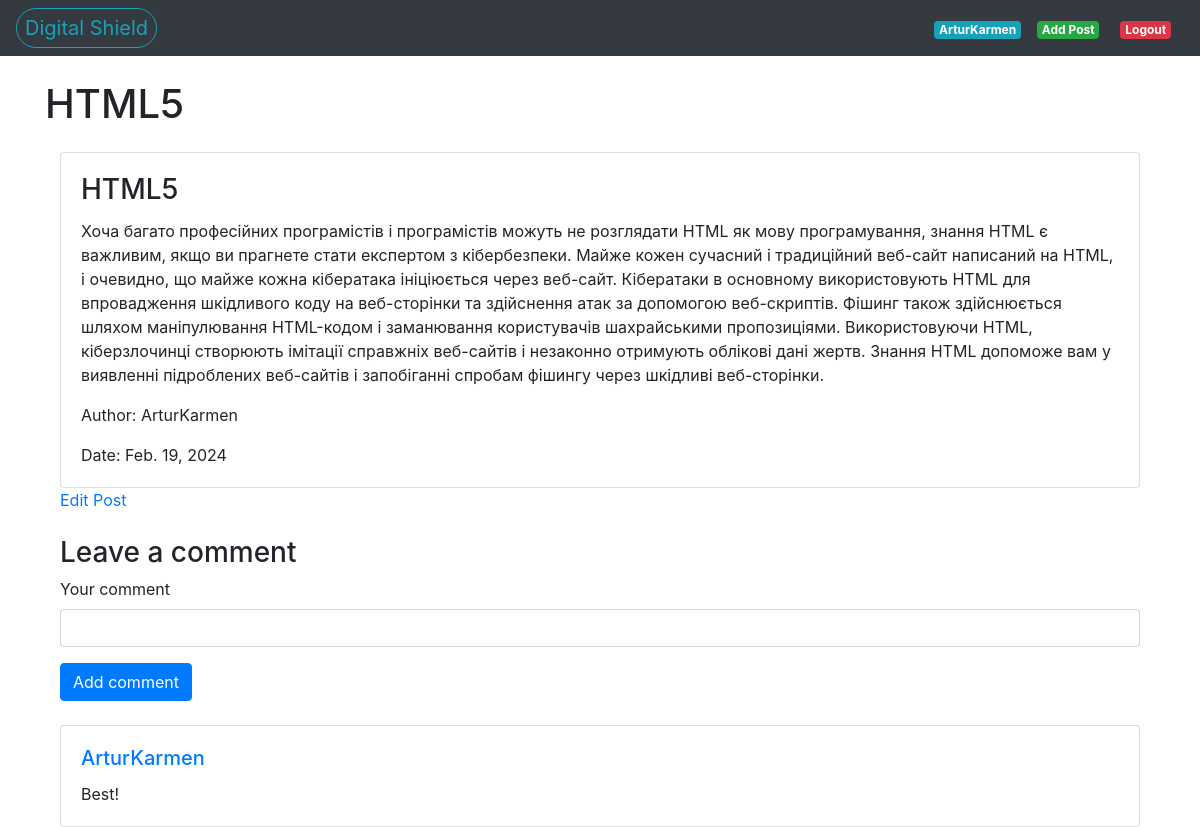
/10/ (signed in), run on the app's committed database.
### blog/models.py (models this page shows, shortened)
class Post(models.Model):
    title = models.CharField('Заголовок записи', max_length=150)
    description = models.TextField('Текст записи')
    author = models.CharField('Имя автора', max_length=100)
    date = models.DateField('Дата публикации')
    class Meta:
        verbose_name = 'Запись'
        verbose_name_plural = 'Записи'

class Comments(models.Model):
    email=models.EmailField()
    name=models.CharField('Имя', max_length=50)
    text_comments = models.TextField('Текст комментария', max_length=2000)
    post = models.ForeignKey(Post, verbose_name='Публикация', on_delete=models.CASCADE)
    class Meta:
        verbose_name = 'Комментарий'
        verbose_name_plural = 'Комментарии'

### blog/views.py (the view)
# urls.py: path('<int:pk>/',views.PostDetail.as_view(),name='post-detail'),
class PostDetail(View):
    def get(self, request, pk):
        post = Post.objects.get(id=pk) # получить по id
        return render(request, 'blog/blog_detail.html',{'post': post})

### templates/blog/blog_detail.html (shortened to what this page needs)
{% extends 'blog/base.html' %}
{% block content_title %}{{ post.title }}{% endblock %}
{% block content %}
    <div class="container mt-4">
        <div class="row">
            <div class="col-lg-12">
                <div class="card">
                    <div class="card-body">
                        <h3 class="card-title">{{ post.title }}</h3>
                        <div class="item">
                            <div class="text left">
                                <p class="card-text">{{ post.description }}</p>
                                <p class="card-text">Author: {{ post.author }}</p>
                                <p class="card-text">Date: {{ post.date }}</p>
                            </div>
                        </div>
                    </div>
                </div>
                <div class="projects">
                    {% if user.username == post.author %}
                        <a href="{% url 'edit_post' pk=post.pk %}">Edit Post</a>
                    {% endif %}
                </div>
                {% if user.is_authenticated %}
                    <div class="form-comment mt-4">
                        <h3>Leave a comment</h3>
                        <form action="{% url 'comments_add' post.id %}" method="post">
                            <div class="form-group">
                                <label for="text_comments">Your comment</label>
                                <input type="text" class="form-control" name="text_comments" required>
                            </div>
                            <button type="submit" class="btn btn-primary">Add comment</button>
                        </form>
                    </div>
                {% else %}
                    <p class="mt-4">To add a comment, please <a href="{% url 'login' %}">login</a>.</p>
                {% endif %}
                <div class="mt-4">
                    {% for comment in post.comments_set.all %}
                        <div class="card mt-2">
                            <div class="card-body">
                                <h5 class="card-title">
                                    <a href="{% url 'profile' comment.name%}">{{ comment.name }}</a>
                                </h5>
                                <p class="card-text">{{ comment.text_comments }}</p>
                            </div>
                        </div>
                    {% endfor %}
                </div>
            </div>
        </div>
    </div>
{% endblock %}

### templates/blog/base.html (shortened to what this page needs)
{% load static %}
<!DOCTYPE html>
<html lang="en">
<head>
    <link rel="stylesheet" href="https://stackpath.bootstrapcdn.com/bootstrap/4.5.2/css/bootstrap.min.css">
</head>
<body>
<nav class="navbar navbar-expand-lg navbar-dark bg-dark">
    <a class="navbar-brand text-info border border-info rounded-pill px-2 py-1" href="/">Digital Shield</a>
    <div class="collapse navbar-collapse" id="navbarNav">
        <ul class="navbar-nav ml-auto">
            {% if user.is_authenticated %}
                <li class="nav-item">
                    <a class="nav-link" href="{% url 'profile' %}">
                        <span class="badge badge-info">{{ user.username }}</span>
                    </a>
                </li>
                <li class="nav-item">
                    <a class="nav-link" href="{% url 'create' %}">
                        <span class="badge badge-success">Add Post</span>
                    </a>
                </li>
                <li class="nav-item">
                    <form method="post" action="{% url 'logout' %}">
                        <button type="submit" class="btn"  style="margin-top: 2px;">
                            <span class="badge badge-danger">Logout</span>
                        </button>
                    </form>
                </li>
            {% else %}
                    <li class="nav-item">
                        <a class="nav-link" href="{% url 'login' %}">
                            <span class="badge badge-success">Login</span>
                        </a>
                    </li>
            {% endif %}
        </ul>
    </div>
</nav>
<div class="container mt-4">
    <div class="row">
        <div class="col-lg-12">
            <h1>{% block content_title %}{% endblock %}</h1>
            {% block content %}
            {% endblock %}
        </div>
    </div>
</div>
</body>
</html>

### data on the page
Post: title "HTML5", description "Хоча багато професійних програмістів і програмістів можуть не розглядати HTML як мову програмування, знання HTML є важливим, якщо ви прагнете стати експертом з кібербезпеки. Майже кожен сучасний і традиційний веб-сайт написаний на HTML, і очевидно, що майже кожна кібератака ініціюється через веб-сайт. Кібератаки в основному використовують HTML для впровадження шкідливого коду на веб-сторінки та здійснення атак за допомогою веб-скриптів. Фішинг також здійснюється шляхом маніпулювання HTML-кодом і заманювання користувачів шахрайськими пропозиціями. Використовуючи HTML, кіберзлочинці створюють імітації справжніх веб-сайтів і незаконно отримують облікові дані жертв. Знання HTML допоможе вам у…", author "ArturKarmen", date "Feb. 19, 2024"
Comments: name "ArturKarmen", text_comments "Best!"

### other printed values
{{ user.username }} "ArturKarmen"
